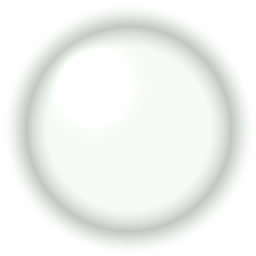
#> input picture Assets/Art/Presentable/3D/Sc20/Tex/Sc20_Drop.png, 128 x 128 px (shown 2 times larger)
$ python generate_sc20_assets.py ../Assets/Art/Presentable/3D/Sc20/Tex/Sc20_Drop.png
#> lines starting #> are read from the running program, lines starting #| are printed output that depends on the picture; after the words box and inside, x2 and y2 are one past the last pixel; in counts of white or black regions, pixels touching at a corner belong together
"""Scenario 20 procedural assets: sounds (numpy only) -> Assets/Art/Audio/Sc20/*.wav, chemical stain texture -> Assets/Art/Presentable/3D/Sc20/Tex,
safety data sheet picture (the client's SDS.jpg, dark background made transparent) -> Assets/Resources/Sc20/Sc20_Sds.png.
Run: python -I Tools/generate_sc20_assets.py "<path to SDS.jpg>"
"""
import os
import sys
import wave

import numpy as np
from PIL import Image, ImageFilter

HERE = os.path.dirname(os.path.abspath(__file__))
ROOT = os.path.dirname(HERE)
AUD = os.path.join(ROOT, "Assets", "Art", "Audio", "Sc20")
TEX = os.path.join(ROOT, "Assets", "Art", "Presentable", "3D", "Sc20", "Tex")
SR = 44100
rng = np.random.default_rng(20)


def write(name, data, peak=0.7):
    os.makedirs(AUD, exist_ok=True)
    data = np.clip(data / max(1e-6, np.max(np.abs(data))) * peak, -1, 1)
    with wave.open(os.path.join(AUD, name + ".wav"), "wb") as w:
        w.setnchannels(1); w.setsampwidth(2); w.setframerate(SR)
        w.writeframes((data * 32767).astype(np.int16).tobytes())
    print(name)


def band(x, lo, hi):
    f = np.fft.rfftfreq(len(x), 1.0 / SR)
    g = np.clip((f - lo) / (lo * 0.5 + 1), 0, 1) * np.exp(-(np.maximum(f - hi, 0) / (hi * 0.35)) ** 2)
    return np.fft.irfft(np.fft.rfft(x) * g, len(x))


def loopfade(x, n=int(SR * 0.25)):
    y = x.copy()
    y[:n] = x[:n] * np.linspace(0, 1, n) + x[-n:] * np.linspace(1, 0, n)
    return y[:-n]


def sounds():
    # Shower_Loop: pressurised water hitting a tiled floor, 6 s loop
    n = SR * 6
    w = band(rng.standard_normal(n + int(SR * 0.25)), 600, 9000)
    drops = np.zeros_like(w)
    idx = rng.integers(0, len(w) - 400, 900)
    for i in idx:
        drops[i:i + 300] += np.hanning(300) * rng.uniform(0.2, 0.9) * np.sin(np.arange(300) * rng.uniform(0.2, 0.7))
    sh = loopfade(w / np.max(np.abs(w)) + 0.25 * drops)
    write("Shower_Loop", sh, 0.55)
    # Splash: liquid slapping onto cloth + floor, 1.4 s
    n = int(SR * 1.4)
    t = np.arange(n) / SR
    w = band(rng.standard_normal(n), 300, 5000) * (np.exp(-t * 3.2) * (1 - np.exp(-t * 80)))
    gur = np.sin(2 * np.pi * (180 + 500 * np.exp(-t * 6)) * t) * np.exp(-t * 9) * 0.5
    spl = w / np.max(np.abs(w)) + gur
    for k in range(18):
        i = int(SR * rng.uniform(0.15, 1.2)); m = 260
        if i + m < n:
            spl[i:i + m] += np.hanning(m) * np.sin(np.arange(m) * rng.uniform(0.25, 0.6)) * rng.uniform(0.15, 0.5)
    write("Splash", spl, 0.8)
    # Slosh: liquid moving inside a drum as it jolts, 0.9 s
    n = int(SR * 0.9)
    t = np.arange(n) / SR
    s = band(rng.standard_normal(n), 120, 1400) * np.sin(np.pi * np.clip(t / 0.9, 0, 1)) ** 1.5
    s += 0.5 * np.sin(2 * np.pi * (90 + 60 * np.sin(t * 9)) * t) * np.exp(-t * 4)
    write("Slosh", s, 0.6)
    # Sizzle: corrosive chemical on fabric (hiss + crackle), 3 s
    n = SR * 3
    t = np.arange(n) / SR
    hs = band(rng.standard_normal(n), 3500, 12000) * (0.4 + 0.6 * np.abs(np.sin(t * 5.3))) * np.exp(-t * 0.35)
    for k in range(70):
        i = rng.integers(0, n - 200)
        hs[i:i + 120] += np.hanning(120) * rng.uniform(0.5, 1.5)
    write("Sizzle", hs, 0.35)
    # Pull: the chain / handle of the shower, then the valve opening (thunk + whoosh), 1.2 s
    n = int(SR * 1.2)
    t = np.arange(n) / SR
    th = np.sin(2 * np.pi * 70 * t) * np.exp(-t * 18)
    wh = band(rng.standard_normal(n), 800, 7000) * (1 - np.exp(-t * 14)) * np.exp(-(t - 0.45) ** 2 * 0.0) * np.minimum(1, t * 3)
    cl = np.zeros(n)
    for i in (int(SR * 0.02), int(SR * 0.07)):
        cl[i:i + 900] += np.sin(np.arange(900) * 0.5) * np.exp(-np.arange(900) / 120.0)
    write("Pull", th * 0.8 + wh * 0.35 + cl * 0.6, 0.8)
    # Footstep (running on concrete): 0.18 s
    n = int(SR * 0.18)
    t = np.arange(n) / SR
    fs = band(rng.standard_normal(n), 150, 1800) * np.exp(-t * 45) + np.sin(2 * np.pi * 85 * t) * np.exp(-t * 35) * 0.8
    write("Step", fs, 0.7)
    # Drip: single drop, 0.35 s
    n = int(SR * 0.35)
    t = np.arange(n) / SR
    dr = np.sin(2 * np.pi * (900 + 2400 * np.exp(-t * 40)) * t) * np.exp(-t * 28)
    write("Drip", dr, 0.5)
    # Plant_Loop (quiet hall hum) 6 s
    n = SR * 6 + int(SR * 0.25)
    hum = band(rng.standard_normal(n), 40, 400) * 0.6 + np.sin(2 * np.pi * 50 * np.arange(n) / SR) * 0.15
    write("Hall_Loop", loopfade(hum), 0.25)


def stain_texture():
    # blotchy wet-chemical mask: RGB = pale yellow-green liquid, A = patches with soft rims and drip streaks
    s = 1024
    base = rng.random((40, 40))
    img = Image.fromarray((base * 255).astype(np.uint8)).resize((s, s), Image.BICUBIC)
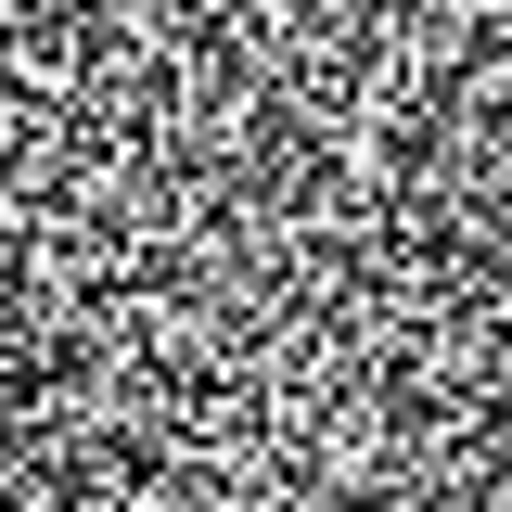
#> img: PIL image 1024x1024 L (shown at 1/2 size); min 0, max 255, mean 128.7
    m = np.asarray(img, dtype=np.float32) / 255.0
    base2 = rng.random((16, 16))
    m2 = np.asarray(Image.fromarray((base2 * 255).astype(np.uint8)).resize((s, s), Image.BICUBIC), dtype=np.float32) / 255.0
    f = 0.6 * m2 + 0.4 * m
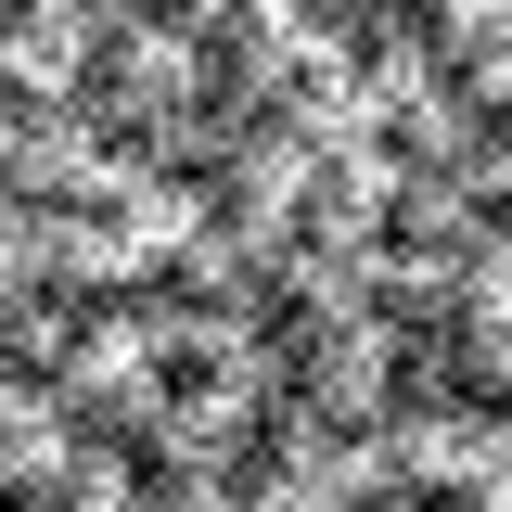
#> f: shape (1024, 1024) float32 (shown at 1/2 size); min 0, max 1, mean 0.501
    a = np.clip((f - 0.47) * 5.0, 0, 1) * 0.95
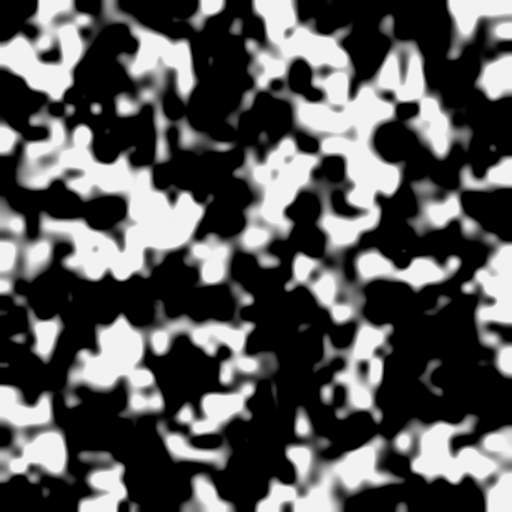
#> a: shape (1024, 1024) float32 (shown at 1/2 size); min 0, max 0.95, mean 0.341
    # drips: vertical streaks hanging under patches
    streak = np.zeros_like(a)
    xs = rng.integers(0, s, 60)
    for x in xs[:28]:
        L = rng.integers(60, 220)
        y0 = rng.integers(0, s - L)
        streak[y0:y0 + L, max(0, x - 2):x + 3] = np.linspace(0.9, 0.0, L)[:, None]
    a = np.clip(a + 0.6 * streak * (np.roll(a, 40, axis=0) > 0.3), 0, 1)
    a = np.asarray(Image.fromarray((a * 255).astype(np.uint8)).filter(ImageFilter.GaussianBlur(2.2)), dtype=np.float32) / 255.0
    rgb = np.zeros((s, s, 3), dtype=np.float32)
    rgb[..., 0] = 0.17; rgb[..., 1] = 0.15; rgb[..., 2] = 0.05
    rgb *= (0.8 + 0.2 * f[..., None])
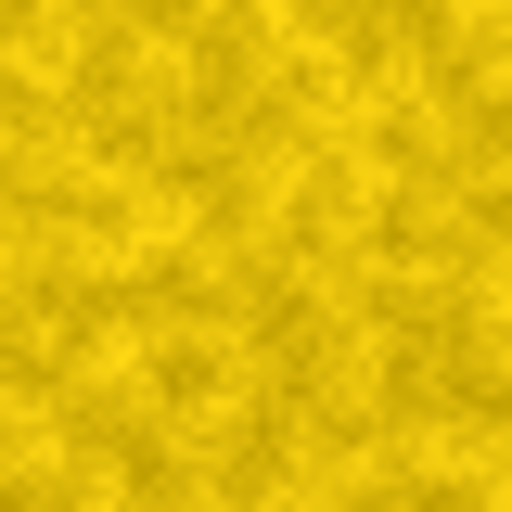
#> rgb: shape (1024, 1024, 3) float32 (shown at 1/2 size); mean of channels 0, 1, 2 0.153, 0.135, 0.045; drawn with min black and max white
    out = np.dstack([np.clip(rgb, 0, 1) * 255, a * 255]).astype(np.uint8)
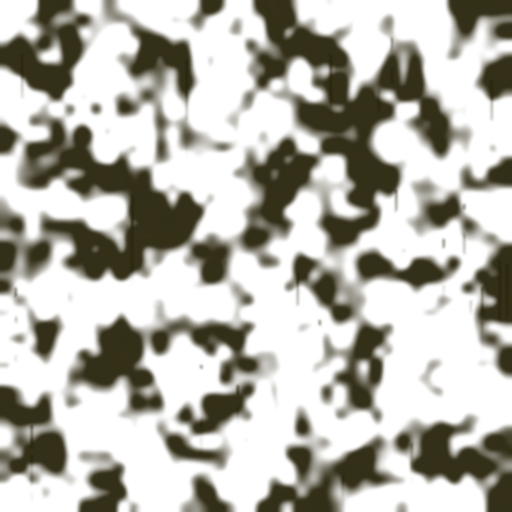
#> out: shape (1024, 1024, 4) (shown at 1/2 size); mean of channels 0, 1, 2, 3 38.5, 33.9, 11, 87.1; transparent parts drawn white
    os.makedirs(TEX, exist_ok=True)
    Image.fromarray(out, "RGBA").save(os.path.join(TEX, "Sc20_Stain.png"))
    print("Sc20_Stain.png")
    # soft round droplet sprite
    d = 128
    yy, xx = np.mgrid[0:d, 0:d]
    r = np.hypot(xx - d / 2, yy - d / 2) / (d / 2)
    al = np.clip(1 - r, 0, 1) ** 0.6
    drop = np.zeros((d, d, 4), dtype=np.uint8)
    drop[..., 0] = 215; drop[..., 1] = 225; drop[..., 2] = 120; drop[..., 3] = (al * 255).astype(np.uint8)
    # Sc20_Drop.png (liquid drop with a specular highlight), Sc20_WaterDrop.png and Sc20_Puddle.png were made by hand-run snippets (handoff 14.35)


def sds(path):
    im = Image.open(path).convert("RGBA")
#> im is the input picture: PIL image 128x128 RGBA; mean R, G, B, A 219.7, 228.6, 219.7, 82.6
    a = np.asarray(im).copy()
    # the background is a flat dark grey around the clipboard: flood fill from the corners
    from collections import deque
    h, w = a.shape[:2]
#> h = 128; w = 128
    bg = a[2, 2, :3].astype(int)
#> bg = [229, 239, 229]
    seen = np.zeros((h, w), bool)
    dq = deque([(0, 0), (0, w - 1), (h - 1, 0), (h - 1, w - 1)])
    while dq:
        y, x = dq.popleft()
        if y < 0 or x < 0 or y >= h or x >= w or seen[y, x]:
            continue
        if np.abs(a[y, x, :3].astype(int) - bg).sum() > 70:
            continue
        seen[y, x] = True
        dq.extend(((y + 1, x), (y - 1, x), (y, x + 1), (y, x - 1)))
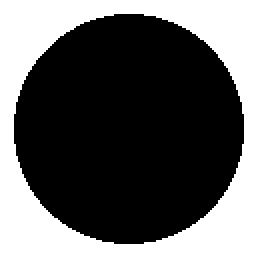
#> seen: shape (128, 128) bool (shown 2 times larger); 36.6% white; 1 white region, box (x1, y1, x2, y2) and area: (0, 0, 128, 128) 5993
    a[seen, 3] = 0
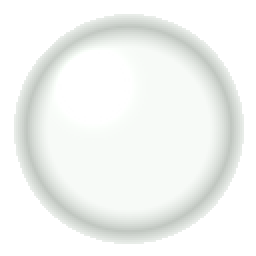
#> a: shape (128, 128, 4) (shown 2 times larger); 14.72% of pixels changed, all inside (x1, y1, x2, y2) = (1, 1, 128, 128); transparent parts drawn white
    out = Image.fromarray(a, "RGBA")
    os.makedirs(os.path.join(ROOT, "Assets", "Resources", "Sc20"), exist_ok=True)
    out.save(os.path.join(ROOT, "Assets", "Resources", "Sc20", "Sc20_Sds.png"))
    print("Sc20_Sds.png", out.size)
#| Sc20_Sds.png (128, 128)


if __name__ == "__main__":
    sounds()
    stain_texture()
    if len(sys.argv) > 1:
        sds(sys.argv[1])
